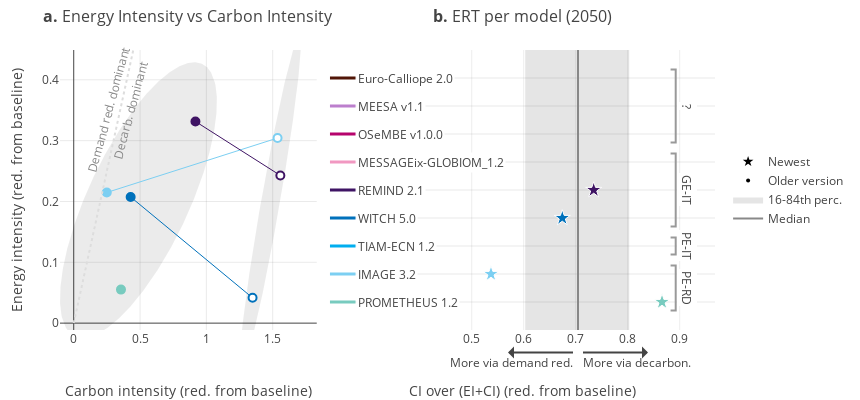
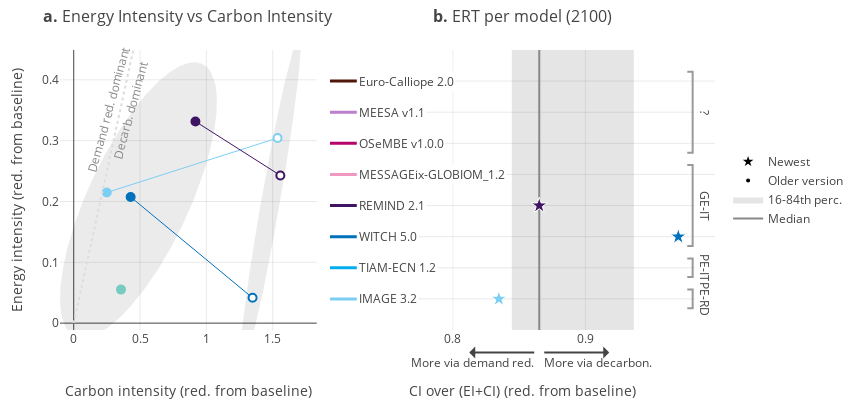

The notebook cell these images were saved under, in order:
### Code cell
def create_fig_CoEI(year: str, xrange=None, **kwargs):

    fig_CoEI = make_subplots(1, 2, horizontal_spacing=0.02, column_widths=[0.4, 0.6], subplot_titles=(
        '<b>a.</b> Energy Intensity vs Carbon Intensity<br> ', f'<b>b.</b> ERT per model ({year})<br> '
    ))

    ##############
    # 2a: CI vs EI scatter for C80-gr5 (2050 and 2100)
    ############## 

    # Add background shape for 2050 and 2100
    for col_CI, col_EI, col_year in [(col_CI_2050, col_EI_2050, 2050), (col_CI_2100, col_EI_2100, 2100)]:
        selection = meta[~meta[[col_CI, col_EI]].isna().any(axis=1)]
        x_ellipse, y_ellipse = confidence_ellipse(selection[col_CI], selection[col_EI], 2)
        fig_CoEI.add_scatter(
            x=x_ellipse, y=y_ellipse, fill='toself',
            showlegend=False, fillcolor='rgba(0,0,0,.08)', line_width=0
        )
        fig_CoEI.add_annotation(
            text=col_year, x=max(x_ellipse), y=min(y_ellipse),
            font_color='#999', showarrow=False
        )

    # Create connected dots for 2050 and 2100 values
    for is_newest, selection in meta.groupby('Newest'):
        for model, info in selection.iterrows():
            stripped_model = info['Stripped model']

            if stripped_model not in models.index:
                # Ignore entries that are not in `models`
                continue

            color = models.loc[stripped_model, 'Color'] if is_newest else '#BBB'

            fig_CoEI.add_scatter(
                x=info[[col_CI_2050, col_CI_2100]], y=info[[col_EI_2050, col_EI_2100]],
                marker={'color': [color, '#FFF'], 'size': 8, 'line': {'color': color, 'width': 2}},
                line={'color': color, 'width': 1, 'dash': 'solid'},
                mode='markers+lines', name=stripped_model,
                showlegend=False
            )





    ##############
    # 2b: CoEI
    ##############
    
    add_model_comparison(
        fig_CoEI, 2, f'CoEI {year}',
        narrative_left='More via demand red.', narrative_right='More via decarbon.',
        labelshift=1.2, **kwargs
    )

    fig_CoEI.add_scatter(
        x=[0,0.4490], y=[0,0.4490], showlegend=False,
        mode='lines', line={'dash': 'dot', 'color': '#DDD'}
    ).add_annotation(
        x=0.35, y=0.35, showarrow=False, textangle=-75,
        text='Demand red. dominant', xshift=-12, font_color='#888'
    ).add_annotation(
        x=0.35, y=0.35, showarrow=False, textangle=-75,
        text='Decarb. dominant', xshift=10, font_color='#888'
    )


    # Update layout
    (
        fig_CoEI
        .update_xaxes(
            col=1,
            gridcolor=gridcolor,
            title='Carbon intensity (red. from baseline)',
            title_standoff=40
        )
        .update_yaxes(
            col=1,
            gridcolor=gridcolor,
            title='Energy intensity (red. from baseline)',
            range=[-0.0113, 0.4490]
        )
        .update_xaxes(
            col=2,
            tickvals=np.arange(0.5, 0.901, 0.1),
            range=xrange,
            title='CI over (EI+CI) (red. from baseline)',
            title_standoff=40
        )
        .update_layout(
            width=860,
            height=400,
            margin={'l': 60, 'r': 30, 't': 50, 'b': 70},
            hovermode='closest'
        )
    )
    
    return fig_CoEI

### Figure 1 — Plotly figure (JSON) as saved in the notebook; plotly's stock layout.template omitted (floating-point values rounded to 4 significant figures; data arrays with more than 128 entries replaced by an {"elided": "..."} marker saying what was removed)
{"data": [{"fill": "toself", "fillcolor": "rgba(0,0,0,.08)", "line": {"width": 0}, "showlegend": false, "type": "scatter", "x": {"elided": "600 float values"}, "y": {"elided": "600 float values"}}, {"fill": "toself", "fillcolor": "rgba(0,0,0,.08)", "line": {"width": 0}, "showlegend": false, "type": "scatter", "x": {"elided": "600 float values"}, "y": {"elided": "600 float values"}}, {"line": {"color": "#7CCFF2", "dash": "solid", "width": 1}, "marker": {"color": ["#7CCFF2", "#FFF"], "line": {"color": "#7CCFF2", "width": 2}, "size": 8}, "mode": "markers+lines", "name": "IMAGE 3.2", "showlegend": false, "type": "scatter", "x": [0.2491, 1.537], "y": [0.2147, 0.3043]}, {"line": {"color": "#F198C1", "dash": "solid", "width": 1}, "marker": {"color": ["#F198C1", "#FFF"], "line": {"color": "#F198C1", "width": 2}, "size": 8}, "mode": "markers+lines", "name": "MESSAGEix-GLOBIOM_1.2", "showlegend": false, "type": "scatter", "x": [null, null], "y": [null, null]}, {"line": {"color": "#78CBBF", "dash": "solid", "width": 1}, "marker": {"color": ["#78CBBF", "#FFF"], "line": {"color": "#78CBBF", "width": 2}, "size": 8}, "mode": "markers+lines", "name": "PROMETHEUS 1.2", "showlegend": false, "type": "scatter", "x": [0.3563, null], "y": [0.05511, null]}, {"line": {"color": "#3F1464", "dash": "solid", "width": 1}, "marker": {"color": ["#3F1464", "#FFF"], "line": {"color": "#3F1464", "width": 2}, "size": 8}, "mode": "markers+lines", "name": "REMIND 2.1", "showlegend": false, "type": "scatter", "x": [0.9176, 1.558], "y": [0.3315, 0.2427]}, {"line": {"color": "#00AEEF", "dash": "solid", "width": 1}, "marker": {"color": ["#00AEEF", "#FFF"], "line": {"color": "#00AEEF", "width": 2}, "size": 8}, "mode": "markers+lines", "name": "TIAM-ECN 1.2", "showlegend": false, "type": "scatter", "x": [null, null], "y": [null, null]}, {"line": {"color": "#0071BB", "dash": "solid", "width": 1}, "marker": {"color": ["#0071BB", "#FFF"], "line": {"color": "#0071BB", "width": 2}, "size": 8}, "mode": "markers+lines", "name": "WITCH 5.0", "showlegend": false, "type": "scatter", "x": [0.4292, 1.348], "y": [0.2074, 0.04159]}, {"line": {"color": "#511607", "dash": "solid", "width": 1}, "marker": {"color": ["#511607", "#FFF"], "line": {"color": "#511607", "width": 2}, "size": 8}, "mode": "markers+lines", "name": "Euro-Calliope 2.0", "showlegend": false, "type": "scatter", "x": [null, null], "y": [null, null]}, {"line": {"color": "#bc7fcd", "dash": "solid", "width": 1}, "marker": {"color": ["#bc7fcd", "#FFF"], "line": {"color": "#bc7fcd", "width": 2}, "size": 8}, "mode": "markers+lines", "name": "MEESA v1.1", "showlegend": false, "type": "scatter", "x": [null, null], "y": [null, null]}, {"line": {"color": "#B6036C", "dash": "solid", "width": 1}, "marker": {"color": ["#B6036C", "#FFF"], "line": {"color": "#B6036C", "width": 2}, "size": 8}, "mode": "markers+lines", "name": "OSeMBE v1.0.0", "showlegend": false, "type": "scatter", "x": [null, null], "y": [null, null]}, {"legendgroup": "Age", "marker": {"color": "black", "size": 8, "symbol": "star"}, "mode": "markers", "name": "Newest", "type": "scatter", "x": [null], "y": [null]}, {"legendgroup": "Age", "marker": {"color": "black", "size": 4, "symbol": "circle"}, "mode": "markers", "name": "Older version", "type": "scatter", "x": [null], "y": [null]}, {"fill": "toself", "fillcolor": "rgba(0,0,0,.1)", "line": {"width": 0}, "mode": "lines", "name": "16-84th perc.", "type": "scatter", "x": [0.6029, 0.6029, 0.8029, 0.8029], "xaxis": "x2", "y": [-1, 9, 9, -1], "yaxis": "y2"}, {"line": {"color": "#888", "width": 2}, "mode": "lines", "name": "Median", "type": "scatter", "x": [0.7044, 0.7044], "xaxis": "x2", "y": [-1, 9], "yaxis": "y2"}, {"marker": {"color": "#511607", "line": {"color": "#FFF", "width": 1}, "opacity": 1, "size": [12], "symbol": ["star"]}, "mode": "markers", "showlegend": false, "type": "scatter", "x": [null], "xaxis": "x2", "y": [0], "yaxis": "y2"}, {"line": {"color": "#511607", "width": 3}, "mode": "lines", "showlegend": false, "type": "scatter", "x": [0.2271, 0.2765], "xaxis": "x2", "y": [0, 0], "yaxis": "y2"}, {"marker": {"color": "#bc7fcd", "line": {"color": "#FFF", "width": 1}, "opacity": 1, "size": [12], "symbol": ["star"]}, "mode": "markers", "showlegend": false, "type": "scatter", "x": [null], "xaxis": "x2", "y": [1], "yaxis": "y2"}, {"line": {"color": "#bc7fcd", "width": 3}, "mode": "lines", "showlegend": false, "type": "scatter", "x": [0.2271, 0.2765], "xaxis": "x2", "y": [1, 1], "yaxis": "y2"}, {"marker": {"color": "#B6036C", "line": {"color": "#FFF", "width": 1}, "opacity": 1, "size": [12], "symbol": ["star"]}, "mode": "markers", "showlegend": false, "type": "scatter", "x": [null], "xaxis": "x2", "y": [2], "yaxis": "y2"}, {"line": {"color": "#B6036C", "width": 3}, "mode": "lines", "showlegend": false, "type": "scatter", "x": [0.2271, 0.2765], "xaxis": "x2", "y": [2, 2], "yaxis": "y2"}, {"marker": {"color": "#F198C1", "line": {"color": "#FFF", "width": 1}, "opacity": 1, "size": [12], "symbol": ["star"]}, "mode": "markers", "showlegend": false, "type": "scatter", "x": [null], "xaxis": "x2", "y": [3], "yaxis": "y2"}, {"line": {"color": "#F198C1", "width": 3}, "mode": "lines", "showlegend": false, "type": "scatter", "x": [0.2271, 0.2765], "xaxis": "x2", "y": [3, 3], "yaxis": "y2"}, {"marker": {"color": "#3F1464", "line": {"color": "#FFF", "width": 1}, "opacity": 1, "size": [12], "symbol": ["star"]}, "mode": "markers", "showlegend": false, "type": "scatter", "x": [0.7346], "xaxis": "x2", "y": [4], "yaxis": "y2"}, {"line": {"color": "#3F1464", "width": 3}, "mode": "lines", "showlegend": false, "type": "scatter", "x": [0.2271, 0.2765], "xaxis": "x2", "y": [4, 4], "yaxis": "y2"}, {"marker": {"color": "#0071BB", "line": {"color": "#FFF", "width": 1}, "opacity": 1, "size": [12], "symbol": ["star"]}, "mode": "markers", "showlegend": false, "type": "scatter", "x": [0.6742], "xaxis": "x2", "y": [5], "yaxis": "y2"}, {"line": {"color": "#0071BB", "width": 3}, "mode": "lines", "showlegend": false, "type": "scatter", "x": [0.2271, 0.2765], "xaxis": "x2", "y": [5, 5], "yaxis": "y2"}, {"marker": {"color": "#00AEEF", "line": {"color": "#FFF", "width": 1}, "opacity": 1, "size": [12], "symbol": ["star"]}, "mode": "markers", "showlegend": false, "type": "scatter", "x": [null], "xaxis": "x2", "y": [6], "yaxis": "y2"}, {"line": {"color": "#00AEEF", "width": 3}, "mode": "lines", "showlegend": false, "type": "scatter", "x": [0.2271, 0.2765], "xaxis": "x2", "y": [6, 6], "yaxis": "y2"}, {"marker": {"color": "#7CCFF2", "line": {"color": "#FFF", "width": 1}, "opacity": 1, "size": [12], "symbol": ["star"]}, "mode": "markers", "showlegend": false, "type": "scatter", "x": [0.537], "xaxis": "x2", "y": [7], "yaxis": "y2"}, {"line": {"color": "#7CCFF2", "width": 3}, "mode": "lines", "showlegend": false, "type": "scatter", "x": [0.2271, 0.2765], "xaxis": "x2", "y": [7, 7], "yaxis": "y2"}, {"marker": {"color": "#78CBBF", "line": {"color": "#FFF", "width": 1}, "opacity": 1, "size": [12], "symbol": ["star"]}, "mode": "markers", "showlegend": false, "type": "scatter", "x": [0.866], "xaxis": "x2", "y": [8], "yaxis": "y2"}, {"line": {"color": "#78CBBF", "width": 3}, "mode": "lines", "showlegend": false, "type": "scatter", "x": [0.2271, 0.2765], "xaxis": "x2", "y": [8, 8], "yaxis": "y2"}, {"line": {"color": "#999"}, "mode": "lines", "showlegend": false, "type": "scatter", "x": [0.8825, 0.8923, 0.8923, 0.8825], "xaxis": "x2", "y": [-0.3, -0.3, 2.3, 2.3], "yaxis": "y2"}, {"line": {"color": "#999"}, "mode": "lines", "showlegend": false, "type": "scatter", "x": [0.8825, 0.8923, 0.8923, 0.8825], "xaxis": "x2", "y": [2.7, 2.7, 5.3, 5.3], "yaxis": "y2"}, {"line": {"color": "#999"}, "mode": "lines", "showlegend": false, "type": "scatter", "x": [0.8825, 0.8923, 0.8923, 0.8825], "xaxis": "x2", "y": [5.7, 5.7, 6.3, 6.3], "yaxis": "y2"}, {"line": {"color": "#999"}, "mode": "lines", "showlegend": false, "type": "scatter", "x": [0.8825, 0.8923, 0.8923, 0.8825], "xaxis": "x2", "y": [6.7, 6.7, 8.3, 8.3], "yaxis": "y2"}, {"line": {"color": "#DDD", "dash": "dot"}, "mode": "lines", "showlegend": false, "type": "scatter", "x": [0, 0.449], "y": [0, 0.449]}], "layout": {"annotations": [{"font": {"size": 16}, "showarrow": false, "text": "<b>a.</b> Energy Intensity vs Carbon Intensity<br> ", "x": 0.196, "xanchor": "center", "xref": "paper", "y": 1, "yanchor": "bottom", "yref": "paper"}, {"font": {"size": 16}, "showarrow": false, "text": "<b>b.</b> ERT per model (2050)<br> ", "x": 0.706, "xanchor": "center", "xref": "paper", "y": 1, "yanchor": "bottom", "yref": "paper"}, {"font": {"color": "#999"}, "showarrow": false, "text": "2050", "x": 1.08, "y": -0.02449}, {"font": {"color": "#999"}, "showarrow": false, "text": "2100", "x": 1.712, "y": -0.07857}, {"bgcolor": "#FFF", "showarrow": false, "text": "Euro-Calliope 2.0", "x": 0.2765, "xanchor": "left", "xref": "x2", "y": 0, "yref": "y2"}, {"bgcolor": "#FFF", "showarrow": false, "text": "MEESA v1.1", "x": 0.2765, "xanchor": "left", "xref": "x2", "y": 1, "yref": "y2"}, {"bgcolor": "#FFF", "showarrow": false, "text": "OSeMBE v1.0.0", "x": 0.2765, "xanchor": "left", "xref": "x2", "y": 2, "yref": "y2"}, {"bgcolor": "#FFF", "showarrow": false, "text": "MESSAGEix-GLOBIOM_1.2", "x": 0.2765, "xanchor": "left", "xref": "x2", "y": 3, "yref": "y2"}, {"bgcolor": "#FFF", "showarrow": false, "text": "REMIND 2.1", "x": 0.2765, "xanchor": "left", "xref": "x2", "y": 4, "yref": "y2"}, {"bgcolor": "#FFF", "showarrow": false, "text": "WITCH 5.0", "x": 0.2765, "xanchor": "left", "xref": "x2", "y": 5, "yref": "y2"}, {"bgcolor": "#FFF", "showarrow": false, "text": "TIAM-ECN 1.2", "x": 0.2765, "xanchor": "left", "xref": "x2", "y": 6, "yref": "y2"}, {"bgcolor": "#FFF", "showarrow": false, "text": "IMAGE 3.2", "x": 0.2765, "xanchor": "left", "xref": "x2", "y": 7, "yref": "y2"}, {"bgcolor": "#FFF", "showarrow": false, "text": "PROMETHEUS 1.2", "x": 0.2765, "xanchor": "left", "xref": "x2", "y": 8, "yref": "y2"}, {"bgcolor": "#FFF", "showarrow": false, "text": "?", "textangle": 90, "x": 0.8948, "xanchor": "left", "xref": "x2", "y": 1, "yanchor": "middle", "yref": "y2"}, {"bgcolor": "#FFF", "showarrow": false, "text": "GE-IT", "textangle": 90, "x": 0.8948, "xanchor": "left", "xref": "x2", "y": 4, "yanchor": "middle", "yref": "y2"}, {"bgcolor": "#FFF", "showarrow": false, "text": "PE-IT", "textangle": 90, "x": 0.8948, "xanchor": "left", "xref": "x2", "y": 6, "yanchor": "middle", "yref": "y2"}, {"bgcolor": "#FFF", "showarrow": false, "text": "PE-RD", "textangle": 90, "x": 0.8948, "xanchor": "left", "xref": "x2", "y": 7.5, "yanchor": "middle", "yref": "y2"}, {"align": "right", "arrowside": "start", "ax": -65, "ay": 0, "showarrow": true, "text": "More via demand red.", "width": 130, "x": 0.7044, "xanchor": "center", "xref": "x2", "xshift": -5, "y": -0.08, "yanchor": "top", "yref": "paper"}, {"align": "left", "arrowside": "start", "ax": 65, "ay": 0, "showarrow": true, "text": "More via decarbon.", "width": 130, "x": 0.7044, "xanchor": "center", "xref": "x2", "xshift": 5, "y": -0.08, "yanchor": "top", "yref": "paper"}, {"font": {"color": "#888"}, "showarrow": false, "text": "Demand red. dominant", "textangle": -75, "x": 0.35, "xshift": -12, "y": 0.35}, {"font": {"color": "#888"}, "showarrow": false, "text": "Decarb. dominant", "textangle": -75, "x": 0.35, "xshift": 10, "y": 0.35}], "height": 400, "hovermode": "closest", "legend": {"tracegroupgap": 0, "y": 0.5}, "margin": {"b": 70, "l": 60, "r": 30, "t": 50}, "width": 860, "xaxis": {"anchor": "y", "domain": [0, 0.392], "gridcolor": "rgba(.2,.2,.2,.1)", "title": {"standoff": 40, "text": "Carbon intensity (red. from baseline)"}}, "xaxis2": {"anchor": "y2", "domain": [0.412, 1], "tickvals": [0.5, 0.6, 0.7, 0.8, 0.9], "title": {"standoff": 40, "text": "CI over (EI+CI) (red. from baseline)"}}, "yaxis": {"anchor": "x", "domain": [0, 1], "gridcolor": "rgba(.2,.2,.2,.1)", "range": [-0.0113, 0.449], "title": {"text": "Energy intensity (red. from baseline)"}}, "yaxis2": {"anchor": "x2", "domain": [0, 1], "gridcolor": "rgba(.2,.2,.2,.1)", "range": [9, -1], "showticklabels": false, "tickvals": [0, 1, 2, 3, 4, 5, 6, 7, 8], "zeroline": false}}}

### Figure 2 — Plotly figure (JSON) as saved in the notebook; plotly's stock layout.template omitted (floating-point values rounded to 4 significant figures; data arrays with more than 128 entries replaced by an {"elided": "..."} marker saying what was removed)
{"data": [{"fill": "toself", "fillcolor": "rgba(0,0,0,.08)", "line": {"width": 0}, "showlegend": false, "type": "scatter", "x": {"elided": "600 float values"}, "y": {"elided": "600 float values"}}, {"fill": "toself", "fillcolor": "rgba(0,0,0,.08)", "line": {"width": 0}, "showlegend": false, "type": "scatter", "x": {"elided": "600 float values"}, "y": {"elided": "600 float values"}}, {"line": {"color": "#7CCFF2", "dash": "solid", "width": 1}, "marker": {"color": ["#7CCFF2", "#FFF"], "line": {"color": "#7CCFF2", "width": 2}, "size": 8}, "mode": "markers+lines", "name": "IMAGE 3.2", "showlegend": false, "type": "scatter", "x": [0.2491, 1.537], "y": [0.2147, 0.3043]}, {"line": {"color": "#F198C1", "dash": "solid", "width": 1}, "marker": {"color": ["#F198C1", "#FFF"], "line": {"color": "#F198C1", "width": 2}, "size": 8}, "mode": "markers+lines", "name": "MESSAGEix-GLOBIOM_1.2", "showlegend": false, "type": "scatter", "x": [null, null], "y": [null, null]}, {"line": {"color": "#78CBBF", "dash": "solid", "width": 1}, "marker": {"color": ["#78CBBF", "#FFF"], "line": {"color": "#78CBBF", "width": 2}, "size": 8}, "mode": "markers+lines", "name": "PROMETHEUS 1.2", "showlegend": false, "type": "scatter", "x": [0.3563, null], "y": [0.05511, null]}, {"line": {"color": "#3F1464", "dash": "solid", "width": 1}, "marker": {"color": ["#3F1464", "#FFF"], "line": {"color": "#3F1464", "width": 2}, "size": 8}, "mode": "markers+lines", "name": "REMIND 2.1", "showlegend": false, "type": "scatter", "x": [0.9176, 1.558], "y": [0.3315, 0.2427]}, {"line": {"color": "#00AEEF", "dash": "solid", "width": 1}, "marker": {"color": ["#00AEEF", "#FFF"], "line": {"color": "#00AEEF", "width": 2}, "size": 8}, "mode": "markers+lines", "name": "TIAM-ECN 1.2", "showlegend": false, "type": "scatter", "x": [null, null], "y": [null, null]}, {"line": {"color": "#0071BB", "dash": "solid", "width": 1}, "marker": {"color": ["#0071BB", "#FFF"], "line": {"color": "#0071BB", "width": 2}, "size": 8}, "mode": "markers+lines", "name": "WITCH 5.0", "showlegend": false, "type": "scatter", "x": [0.4292, 1.348], "y": [0.2074, 0.04159]}, {"line": {"color": "#511607", "dash": "solid", "width": 1}, "marker": {"color": ["#511607", "#FFF"], "line": {"color": "#511607", "width": 2}, "size": 8}, "mode": "markers+lines", "name": "Euro-Calliope 2.0", "showlegend": false, "type": "scatter", "x": [null, null], "y": [null, null]}, {"line": {"color": "#bc7fcd", "dash": "solid", "width": 1}, "marker": {"color": ["#bc7fcd", "#FFF"], "line": {"color": "#bc7fcd", "width": 2}, "size": 8}, "mode": "markers+lines", "name": "MEESA v1.1", "showlegend": false, "type": "scatter", "x": [null, null], "y": [null, null]}, {"line": {"color": "#B6036C", "dash": "solid", "width": 1}, "marker": {"color": ["#B6036C", "#FFF"], "line": {"color": "#B6036C", "width": 2}, "size": 8}, "mode": "markers+lines", "name": "OSeMBE v1.0.0", "showlegend": false, "type": "scatter", "x": [null, null], "y": [null, null]}, {"legendgroup": "Age", "marker": {"color": "black", "size": 8, "symbol": "star"}, "mode": "markers", "name": "Newest", "type": "scatter", "x": [null], "y": [null]}, {"legendgroup": "Age", "marker": {"color": "black", "size": 4, "symbol": "circle"}, "mode": "markers", "name": "Older version", "type": "scatter", "x": [null], "y": [null]}, {"fill": "toself", "fillcolor": "rgba(0,0,0,.1)", "line": {"width": 0}, "mode": "lines", "name": "16-84th perc.", "type": "scatter", "x": [0.8445, 0.8445, 0.9365, 0.9365], "xaxis": "x2", "y": [-1, 8, 8, -1], "yaxis": "y2"}, {"line": {"color": "#888", "width": 2}, "mode": "lines", "name": "Median", "type": "scatter", "x": [0.8652, 0.8652], "xaxis": "x2", "y": [-1, 8], "yaxis": "y2"}, {"marker": {"color": "#511607", "line": {"color": "#FFF", "width": 1}, "opacity": 1, "size": [12], "symbol": ["star"]}, "mode": "markers", "showlegend": false, "type": "scatter", "x": [null], "xaxis": "x2", "y": [0], "yaxis": "y2"}, {"line": {"color": "#511607", "width": 3}, "mode": "lines", "showlegend": false, "type": "scatter", "x": [0.7072, 0.7275], "xaxis": "x2", "y": [0, 0], "yaxis": "y2"}, {"marker": {"color": "#bc7fcd", "line": {"color": "#FFF", "width": 1}, "opacity": 1, "size": [12], "symbol": ["star"]}, "mode": "markers", "showlegend": false, "type": "scatter", "x": [null], "xaxis": "x2", "y": [1], "yaxis": "y2"}, {"line": {"color": "#bc7fcd", "width": 3}, "mode": "lines", "showlegend": false, "type": "scatter", "x": [0.7072, 0.7275], "xaxis": "x2", "y": [1, 1], "yaxis": "y2"}, {"marker": {"color": "#B6036C", "line": {"color": "#FFF", "width": 1}, "opacity": 1, "size": [12], "symbol": ["star"]}, "mode": "markers", "showlegend": false, "type": "scatter", "x": [null], "xaxis": "x2", "y": [2], "yaxis": "y2"}, {"line": {"color": "#B6036C", "width": 3}, "mode": "lines", "showlegend": false, "type": "scatter", "x": [0.7072, 0.7275], "xaxis": "x2", "y": [2, 2], "yaxis": "y2"}, {"marker": {"color": "#F198C1", "line": {"color": "#FFF", "width": 1}, "opacity": 1, "size": [12], "symbol": ["star"]}, "mode": "markers", "showlegend": false, "type": "scatter", "x": [null], "xaxis": "x2", "y": [3], "yaxis": "y2"}, {"line": {"color": "#F198C1", "width": 3}, "mode": "lines", "showlegend": false, "type": "scatter", "x": [0.7072, 0.7275], "xaxis": "x2", "y": [3, 3], "yaxis": "y2"}, {"marker": {"color": "#3F1464", "line": {"color": "#FFF", "width": 1}, "opacity": 1, "size": [12], "symbol": ["star"]}, "mode": "markers", "showlegend": false, "type": "scatter", "x": [0.8652], "xaxis": "x2", "y": [4], "yaxis": "y2"}, {"line": {"color": "#3F1464", "width": 3}, "mode": "lines", "showlegend": false, "type": "scatter", "x": [0.7072, 0.7275], "xaxis": "x2", "y": [4, 4], "yaxis": "y2"}, {"marker": {"color": "#0071BB", "line": {"color": "#FFF", "width": 1}, "opacity": 1, "size": [12], "symbol": ["star"]}, "mode": "markers", "showlegend": false, "type": "scatter", "x": [0.9701], "xaxis": "x2", "y": [5], "yaxis": "y2"}, {"line": {"color": "#0071BB", "width": 3}, "mode": "lines", "showlegend": false, "type": "scatter", "x": [0.7072, 0.7275], "xaxis": "x2", "y": [5, 5], "yaxis": "y2"}, {"marker": {"color": "#00AEEF", "line": {"color": "#FFF", "width": 1}, "opacity": 1, "size": [12], "symbol": ["star"]}, "mode": "markers", "showlegend": false, "type": "scatter", "x": [null], "xaxis": "x2", "y": [6], "yaxis": "y2"}, {"line": {"color": "#00AEEF", "width": 3}, "mode": "lines", "showlegend": false, "type": "scatter", "x": [0.7072, 0.7275], "xaxis": "x2", "y": [6, 6], "yaxis": "y2"}, {"marker": {"color": "#7CCFF2", "line": {"color": "#FFF", "width": 1}, "opacity": 1, "size": [12], "symbol": ["star"]}, "mode": "markers", "showlegend": false, "type": "scatter", "x": [0.8347], "xaxis": "x2", "y": [7], "yaxis": "y2"}, {"line": {"color": "#7CCFF2", "width": 3}, "mode": "lines", "showlegend": false, "type": "scatter", "x": [0.7072, 0.7275], "xaxis": "x2", "y": [7, 7], "yaxis": "y2"}, {"line": {"color": "#999"}, "mode": "lines", "showlegend": false, "type": "scatter", "x": [0.9768, 0.9809, 0.9809, 0.9768], "xaxis": "x2", "y": [-0.3, -0.3, 2.3, 2.3], "yaxis": "y2"}, {"line": {"color": "#999"}, "mode": "lines", "showlegend": false, "type": "scatter", "x": [0.9768, 0.9809, 0.9809, 0.9768], "xaxis": "x2", "y": [2.7, 2.7, 5.3, 5.3], "yaxis": "y2"}, {"line": {"color": "#999"}, "mode": "lines", "showlegend": false, "type": "scatter", "x": [0.9768, 0.9809, 0.9809, 0.9768], "xaxis": "x2", "y": [5.7, 5.7, 6.3, 6.3], "yaxis": "y2"}, {"line": {"color": "#999"}, "mode": "lines", "showlegend": false, "type": "scatter", "x": [0.9768, 0.9809, 0.9809, 0.9768], "xaxis": "x2", "y": [6.7, 6.7, 7.3, 7.3], "yaxis": "y2"}, {"line": {"color": "#DDD", "dash": "dot"}, "mode": "lines", "showlegend": false, "type": "scatter", "x": [0, 0.449], "y": [0, 0.449]}], "layout": {"annotations": [{"font": {"size": 16}, "showarrow": false, "text": "<b>a.</b> Energy Intensity vs Carbon Intensity<br> ", "x": 0.196, "xanchor": "center", "xref": "paper", "y": 1, "yanchor": "bottom", "yref": "paper"}, {"font": {"size": 16}, "showarrow": false, "text": "<b>b.</b> ERT per model (2100)<br> ", "x": 0.706, "xanchor": "center", "xref": "paper", "y": 1, "yanchor": "bottom", "yref": "paper"}, {"font": {"color": "#999"}, "showarrow": false, "text": "2050", "x": 1.08, "y": -0.02449}, {"font": {"color": "#999"}, "showarrow": false, "text": "2100", "x": 1.712, "y": -0.07857}, {"bgcolor": "#FFF", "showarrow": false, "text": "Euro-Calliope 2.0", "x": 0.7275, "xanchor": "left", "xref": "x2", "y": 0, "yref": "y2"}, {"bgcolor": "#FFF", "showarrow": false, "text": "MEESA v1.1", "x": 0.7275, "xanchor": "left", "xref": "x2", "y": 1, "yref": "y2"}, {"bgcolor": "#FFF", "showarrow": false, "text": "OSeMBE v1.0.0", "x": 0.7275, "xanchor": "left", "xref": "x2", "y": 2, "yref": "y2"}, {"bgcolor": "#FFF", "showarrow": false, "text": "MESSAGEix-GLOBIOM_1.2", "x": 0.7275, "xanchor": "left", "xref": "x2", "y": 3, "yref": "y2"}, {"bgcolor": "#FFF", "showarrow": false, "text": "REMIND 2.1", "x": 0.7275, "xanchor": "left", "xref": "x2", "y": 4, "yref": "y2"}, {"bgcolor": "#FFF", "showarrow": false, "text": "WITCH 5.0", "x": 0.7275, "xanchor": "left", "xref": "x2", "y": 5, "yref": "y2"}, {"bgcolor": "#FFF", "showarrow": false, "text": "TIAM-ECN 1.2", "x": 0.7275, "xanchor": "left", "xref": "x2", "y": 6, "yref": "y2"}, {"bgcolor": "#FFF", "showarrow": false, "text": "IMAGE 3.2", "x": 0.7275, "xanchor": "left", "xref": "x2", "y": 7, "yref": "y2"}, {"bgcolor": "#FFF", "showarrow": false, "text": "?", "textangle": 90, "x": 0.9819, "xanchor": "left", "xref": "x2", "y": 1, "yanchor": "middle", "yref": "y2"}, {"bgcolor": "#FFF", "showarrow": false, "text": "GE-IT", "textangle": 90, "x": 0.9819, "xanchor": "left", "xref": "x2", "y": 4, "yanchor": "middle", "yref": "y2"}, {"bgcolor": "#FFF", "showarrow": false, "text": "PE-IT", "textangle": 90, "x": 0.9819, "xanchor": "left", "xref": "x2", "y": 6, "yanchor": "middle", "yref": "y2"}, {"bgcolor": "#FFF", "showarrow": false, "text": "PE-RD", "textangle": 90, "x": 0.9819, "xanchor": "left", "xref": "x2", "y": 7, "yanchor": "middle", "yref": "y2"}, {"align": "right", "arrowside": "start", "ax": -65, "ay": 0, "showarrow": true, "text": "More via demand red.", "width": 130, "x": 0.8652, "xanchor": "center", "xref": "x2", "xshift": -5, "y": -0.08, "yanchor": "top", "yref": "paper"}, {"align": "left", "arrowside": "start", "ax": 65, "ay": 0, "showarrow": true, "text": "More via decarbon.", "width": 130, "x": 0.8652, "xanchor": "center", "xref": "x2", "xshift": 5, "y": -0.08, "yanchor": "top", "yref": "paper"}, {"font": {"color": "#888"}, "showarrow": false, "text": "Demand red. dominant", "textangle": -75, "x": 0.35, "xshift": -12, "y": 0.35}, {"font": {"color": "#888"}, "showarrow": false, "text": "Decarb. dominant", "textangle": -75, "x": 0.35, "xshift": 10, "y": 0.35}], "height": 400, "hovermode": "closest", "legend": {"tracegroupgap": 0, "y": 0.5}, "margin": {"b": 70, "l": 60, "r": 30, "t": 50}, "width": 860, "xaxis": {"anchor": "y", "domain": [0, 0.392], "gridcolor": "rgba(.2,.2,.2,.1)", "title": {"standoff": 40, "text": "Carbon intensity (red. from baseline)"}}, "xaxis2": {"anchor": "y2", "domain": [0.412, 1], "tickvals": [0.5, 0.6, 0.7, 0.8, 0.9], "title": {"standoff": 40, "text": "CI over (EI+CI) (red. from baseline)"}}, "yaxis": {"anchor": "x", "domain": [0, 1], "gridcolor": "rgba(.2,.2,.2,.1)", "range": [-0.0113, 0.449], "title": {"text": "Energy intensity (red. from baseline)"}}, "yaxis2": {"anchor": "x2", "domain": [0, 1], "gridcolor": "rgba(.2,.2,.2,.1)", "range": [8, -1], "showticklabels": false, "tickvals": [0, 1, 2, 3, 4, 5, 6, 7], "zeroline": false}}}
